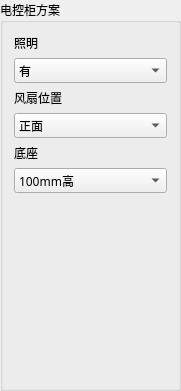
       <widget class="QGroupBox" name="groupBox_105">
        <property name="geometry">
         <rect>
          <x>670</x>
          <y>20</y>
          <width>181</width>
          <height>391</height>
         </rect>
        </property>
        <property name="font">
         <font>
          <family>微软雅黑</family>
         </font>
        </property>
        <property name="title">
         <string>电控柜方案</string>
        </property>
        <layout class="QVBoxLayout" name="verticalLayout_13">
         <item>
          <widget class="QLabel" name="label_152">
           <property name="sizePolicy">
            <sizepolicy hsizetype="Preferred" vsizetype="Preferred">
             <horstretch>0</horstretch>
             <verstretch>0</verstretch>
            </sizepolicy>
           </property>
           <property name="font">
            <font>
             <family>微软雅黑</family>
            </font>
           </property>
           <property name="text">
            <string>照明</string>
           </property>
          </widget>
         </item>
         <item>
          <widget class="QComboBox" name="comboBox_152">
           <property name="sizePolicy">
            <sizepolicy hsizetype="Preferred" vsizetype="Preferred">
             <horstretch>0</horstretch>
             <verstretch>0</verstretch>
            </sizepolicy>
           </property>
           <property name="font">
            <font>
             <family>微软雅黑</family>
            </font>
           </property>
           <item>
            <property name="text">
             <string>有</string>
            </property>
           </item>
           <item>
            <property name="text">
             <string>无</string>
            </property>
           </item>
           <item>
            <property name="text">
             <string>工厂定义</string>
            </property>
           </item>
          </widget>
         </item>
         <item>
          <widget class="QLabel" name="label_153">
           <property name="sizePolicy">
            <sizepolicy hsizetype="Preferred" vsizetype="Preferred">
             <horstretch>0</horstretch>
             <verstretch>0</verstretch>
            </sizepolicy>
           </property>
           <property name="font">
            <font>
             <family>微软雅黑</family>
            </font>
           </property>
           <property name="text">
            <string>风扇位置</string>
           </property>
          </widget>
         </item>
         <item>
          <widget class="QComboBox" name="comboBox_153">
           <property name="sizePolicy">
            <sizepolicy hsizetype="Preferred" vsizetype="Preferred">
             <horstretch>0</horstretch>
             <verstretch>0</verstretch>
            </sizepolicy>
           </property>
           <property name="font">
            <font>
             <family>微软雅黑</family>
            </font>
           </property>
           <item>
            <property name="text">
             <string>正面</string>
            </property>
           </item>
           <item>
            <property name="text">
             <string>侧面</string>
            </property>
           </item>
           <item>
            <property name="text">
             <string>顶部</string>
            </property>
           </item>
           <item>
            <property name="text">
             <string>其它</string>
            </property>
           </item>
           <item>
            <property name="text">
             <string>工厂定义</string>
            </property>
           </item>
          </widget>
         </item>
         <item>
          <widget class="QLabel" name="label_154">
           <property name="sizePolicy">
            <sizepolicy hsizetype="Preferred" vsizetype="Preferred">
             <horstretch>0</horstretch>
             <verstretch>0</verstretch>
            </sizepolicy>
           </property>
           <property name="font">
            <font>
             <family>微软雅黑</family>
            </font>
           </property>
           <property name="text">
            <string>底座 </string>
           </property>
          </widget>
         </item>
         <item>
          <widget class="QComboBox" name="comboBox_154">
           <property name="sizePolicy">
            <sizepolicy hsizetype="Preferred" vsizetype="Preferred">
             <horstretch>0</horstretch>
             <verstretch>0</verstretch>
            </sizepolicy>
           </property>
           <property name="font">
            <font>
             <family>微软雅黑</family>
            </font>
           </property>
           <item>
            <property name="text">
             <string>100mm高</string>
            </property>
           </item>
           <item>
            <property name="text">
             <string>200mm高</string>
            </property>
           </item>
           <item>
            <property name="text">
             <string>无</string>
            </property>
           </item>
          </widget>
         </item>
         <item>
          <spacer name="verticalSpacer_14">
           <property name="orientation">
            <enum>Qt::Vertical</enum>
           </property>
           <property name="sizeHint" stdset="0">
            <size>
             <width>20</width>
             <height>40</height>
            </size>
           </property>
          </spacer>
         </item>
        </layout>
       </widget>
